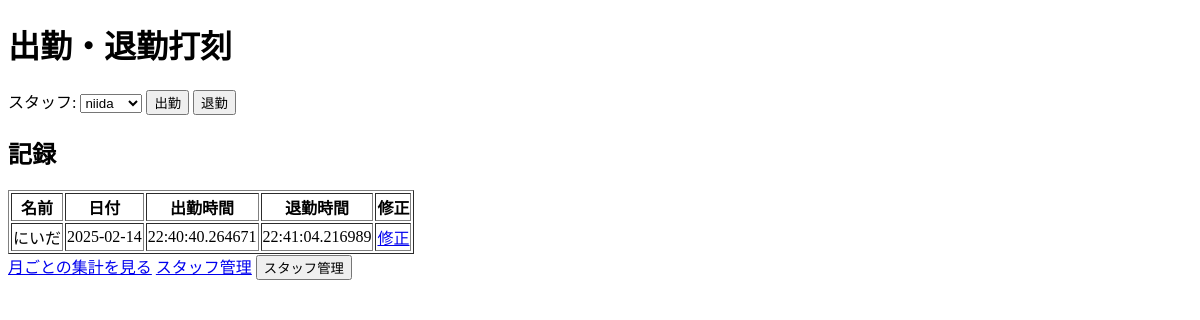
The app's page /, older data.
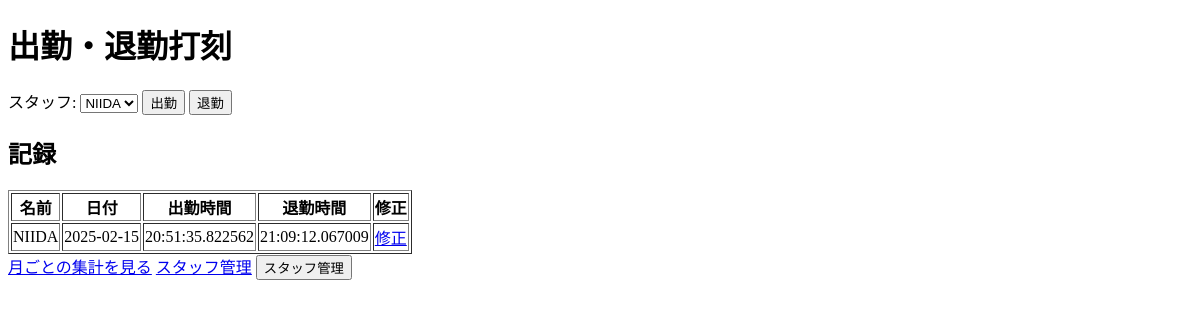
The same page, newer data.
### app.py (models this page shows)
class Attendance(db.Model):
    id = db.Column(db.Integer, primary_key=True)
    staff_id = db.Column(db.Integer, db.ForeignKey('staff.id'), nullable=False)
    date = db.Column(db.Date, nullable=False)
    check_in = db.Column(db.Time, nullable=True)
    check_out = db.Column(db.Time, nullable=True)

class Staff(db.Model):
    id = db.Column(db.Integer, primary_key=True)
    name = db.Column(db.String(100), nullable=False, unique=True)

### app.py (the view, shortened to what this page needs)
@app.route("/", methods=["GET", "POST"])
def index():
    staff_list = Staff.query.all()
    records = db.session.query(Attendance, Staff).join(Staff).all()
    return render_template("index.html", records=records, staff_list=staff_list)

### app.py (called while the page is built)
@app.before_request
def require_login():
    restricted_routes = ["staff_management", "delete_staff"]
    if request.endpoint in restricted_routes and "admin" not in session:
        flash("ログインが必要です", "danger")
        return redirect(url_for("login"))

### templates/index.html (shortened to what this page needs)
<!DOCTYPE html>
<html lang="ja">
<head>
</head>
<body>
    <h1>出勤・退勤打刻</h1>
    <form method="POST">
        <label>スタッフ: </label>
        <select name="staff_id">
            {% for staff in staff_list %}
                <option value="{{ staff.id }}">{{ staff.name }}</option>
            {% endfor %}
        </select>
        <button type="submit" name="check_in">出勤</button>
        <button type="submit" name="check_out">退勤</button>
    </form>
    <h2>記録</h2>
    <table border="1">
        <tr>
            <th>名前</th>
            <th>日付</th>
            <th>出勤時間</th>
            <th>退勤時間</th>
            <th>修正</th>
        </tr>
        {% for record, staff in records %}
        <tr>
            <td>{{ staff.name }}</td>
            <td>{{ record.date }}</td>
            <td>{{ record.check_in }}</td>
            <td>{{ record.check_out if record.check_out else "未退勤" }}</td>
            <td><a href="{{ url_for('edit', attendance_id=record.id) }}">修正</a></td>
        </tr>
        {% endfor %}
    </table>
    <a href="{{ url_for('report') }}">月ごとの集計を見る</a>
    <a href="{{ url_for('staff_management') }}">スタッフ管理</a>
        <button>スタッフ管理</button>
</body>
</html>

Row changes from the older to the newer data that the page shows:
changed Attendance: name "にいだ" → "NIIDA"; date "2025-02-14" → "2025-02-15"; check_in "22:40:40.264671" → "20:51:35.822562"; check_out "22:41:04.216989" → "21:09:12.067009"
Text that changed along with them:
form field staff_id: "niida" → "NIIDA"
